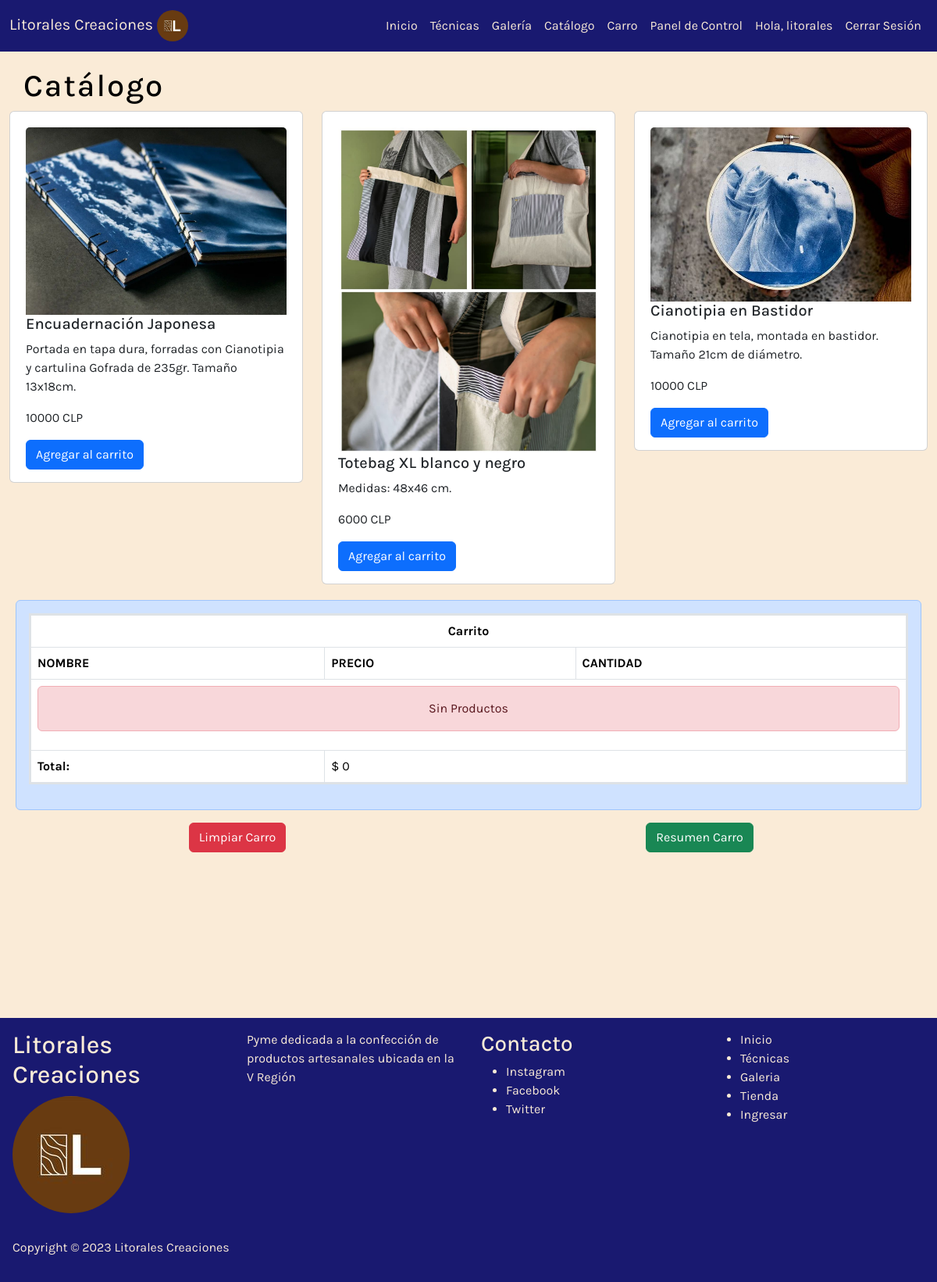
The app's page /tienda/catalogo (signed in) with its own data.
### tienda/models.py (models this page shows, shortened)
class Producto(models.Model):
    nombreProducto = models.CharField(max_length=50)
    descripcionProducto = models.CharField(max_length=200)
    precio = models.IntegerField(null=True)
    stock = models.CharField(max_length=3)
    imagen = models.ImageField(upload_to='tienda/uploads/', null=True)

### tienda/views.py (the view)
# urls.py: path('catalogo', views.catalogo, name='catalogo'),
@login_required(login_url='login')
def catalogo(request):
    productos = Producto.objects.all()
    return render(request,'tienda/catalogo.html', {'productos': productos})

### tienda/context_processor.py (called while the page is built)
def total_carrito(request):
    total = 0
    if request.user.is_authenticated:
        if "carrito" in request.session.keys():
            for key, value in request.session["carrito"].items():
                total += int(value["total"])
    return {"total_carrito": total}

### tienda/templates/tienda/catalogo.html (shortened to what this page needs)
{% load static %}
<!DOCTYPE html>
<html lang="en">
  <head>
    <link
      href="https://cdn.jsdelivr.net/npm/bootstrap@5.3.0-alpha2/dist/css/bootstrap.min.css"
      rel="stylesheet"
    />
    <link rel="stylesheet" href="{% static 'estilos.css' %}">
  </head>
  <body>
  <nav class="navbar navbar-expand-lg" style="background-color:midnightblue">
    <div class="container-fluid">
      <a class="navbar-brand" class="fs-3">Litorales Creaciones <img id="logo" src="{% static 'media/logo1.jpg' %}" alt="logoL"></a>
      <div class="collapse navbar-collapse" id="navbarNav">
        <ul class="navbar-nav ms-auto mb-2 mb-lg-0">
          <li class="nav-item">
            <a class="nav-link" href="{% url 'index' %}">Inicio</a>
          </li>
          <li class="nav-item">
            <a class="nav-link" href="{% url 'tecnicas' %}">Técnicas</a>
          </li>
          <li class="nav-item">
            <a class="nav-link" href="{% url 'galeria' %}">Galería</a>
          </li>
          <li class="nav-item">
            <a class="nav-link" href="{% url 'catalogo' %}">Catálogo</a>
          </li>
          <li class="nav-item">
            <a class="nav-link" href="{% url 'resumen' %}">Carro</a>
          </li>
          {% if perms.tienda.view_producto%}
          <li class="nav-item">
            <a class="nav-link" href="{% url 'productosList' %}">Panel de Control</a>
          </li>
          {% endif%}
          {% if request.user.is_authenticated %}
          <li class="nav-item">
            <a class="nav-link" href="#"> Hola, {{request.user}}</a>
          </li>
          <li class="nav-item">
            <a class="nav-link" href ="{% url 'logout'%}"> Cerrar Sesión</a>
          </li>
          {% else %}
          <li class="nav-item">
            <a class="nav-link" href="{% url 'login' %}">Ingresar</a>
          </li>
          {% endif %}
      </div>
    </div>
  </nav>
<h1 class="titulo1">Catálogo</h1>
<div class="container-fluid">
  <div class="row">
    {% for producto in productos %}
      <div class="col-4">
        <div class="card">
          <div class="card-body">
            <img class="card-img-top" src="{{ producto.imagen }}">
            <h5 class="card-title">{{producto.nombreProducto}}</h5>
            <P class="card-text">{{producto.descripcionProducto}}</p>
            <p class="card-text">{{producto.precio}} CLP</p>
            <a href="{% url 'Add' producto.id %}" class="btn btn-primary">Agregar al carrito</a>
          </div>
        </div>
      </div>
    {% endfor %}
    <div class="container-fluid" style="padding: 20px">
      {% include "tienda/widgetCarrito.html" %}
    </div>
  </div>
</div>
<br>
<br>
<br>
<br>
<br>
<br>
<br>
<br>
    <footer>
      <div class="footer">
        <article class="columna">
        <h2>Litorales Creaciones</h2>
        <img style="width:auto; height: 150px; border-radius:50%" src="{% static 'media/logo1.jpg'%}" alt="">
      </article>
      <article class="columna">
        <p>Pyme dedicada a la confección de productos artesanales ubicada en la V Región</p>
      </article>
        <article class="columna">
          <h3 class="titulo-columna">Contacto</h3>
          <ul>
            <li><a class="footerLink" href="">Instagram</a></li>
            <li><a class="footerLink" href="">Facebook</a></li>
            <li><a class="footerLink" href="">Twitter</a></li>
          </ul>
        </article>
        <article class="columna">
          <ul>
          <li><a class="footerLink" href="index">Inicio</a></li>
          <li><a class="footerLink" href="tecnicas">Técnicas</a></li>
          <li><a class="footerLink" href="galeria">Galeria</a></li>
          <li><a class="footerLink" href="catalogo">Tienda</a></li>
          <li><a class="footerLink" href="login">Ingresar</a></li>
        </ul>
        </article>
      </div>
      <div class="footer"><p>Copyright © 2023 Litorales Creaciones</p></div>
    </footer>
  </body>
</html>

### tienda/static/estilos.css (style rules this page uses)
* { font-family: 'Karla', sans-serif; }
.titulo1 { display: grid; grid-auto-flow: row; padding-top: 20px; padding-left: 30px; color:black; letter-spacing: 2px; }
#logo { display: inline-block; width: 40px; height: 40px; border-radius: 50%; }
.navbar-brand { color: antiquewhite; }
.nav-link { color: antiquewhite; }
body { background-color: antiquewhite; }
.card-body { padding-top: 20px; padding-left: 20px; padding-right: 20px; }
.card-body { border-radius: 10px; }
.footer { display: flex; flex-direction: column; flex-wrap: wrap; gap: 2rem; padding: 1rem; background-color:midnightblue; }
@media (min-width: 700px) { .footer { flex-direction: row; } }
.footer > * { flex:1; color: antiquewhite; }
.footerLink { text-decoration: none; color: antiquewhite; }
* { box-sizing: border-box; }
body { background: antiquewhite; }

### records on screen
Producto: imagen (picture), nombreProducto "Encuadernación Japonesa", descripcionProducto "Portada en tapa dura, forradas con Cianotipia y cartulina Gofrada de 235gr. Tamaño 13x18cm.", precio "10000"
Producto: imagen (picture), nombreProducto "Totebag XL blanco y negro", descripcionProducto "Medidas: 48x46 cm.", precio "6000"
Producto: imagen (picture), nombreProducto "Cianotipia en Bastidor", descripcionProducto "Cianotipia en tela, montada en bastidor. Tamaño 21cm de diámetro.", precio "10000"

### other values on screen
{{ request.user }} "litorales"
{{ total_carrito }} "0"
